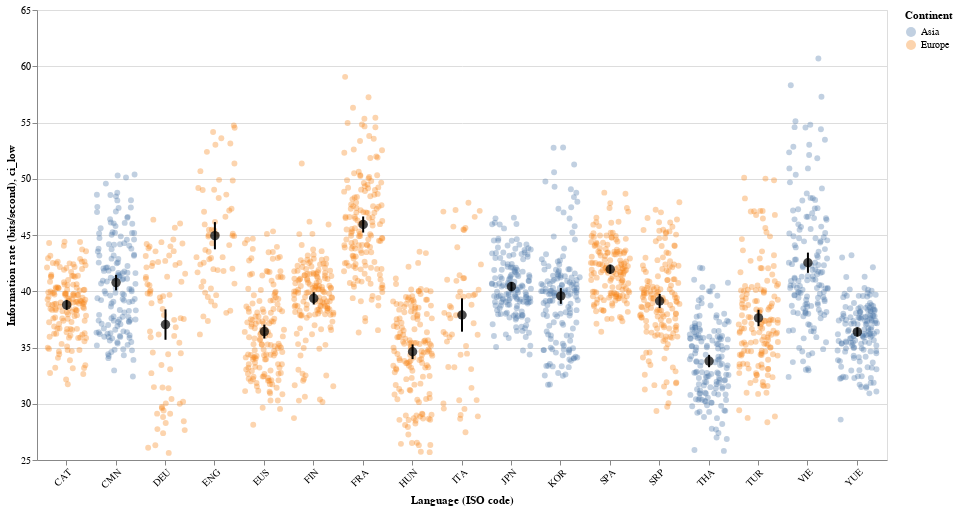

Source (notebook cell):
### Markdown cell above
<div class="alert alert-info" style="color:black">

### Question 3
rubric={accuracy:3,viz:2}

<h4>Python</h4>
<ol type="1">
<li>It looks like we do not have a language that is high both in information density and speech rate, which could indicate that human minds are not good at processing auditory information beyond a certain rate limit (read more in the article if you're interested). Let’s directly plot the rate at which information is conveyed for all the languages to see if there are at least small differences between them. Combine the appropriate columns to create a new column, <code>information_rate</code>, which holds the amount of information per second conveyed by each speaker.</li>
<li>Create a plot that has the language ISO codes on one axis and the information rate on the other. Plot a graphical representation of either the distribution of data or every single data point. Color this by the same variable as in the previous two scatter plots. Sort the languages in a suitable order.</li>
<li>Include a mark for the mean and the 95% confidence interval on top of the marks you just created above. Color this in a suitable way so that it stands out from the distribution/individual observations created in the previous point.</li>
</ol>
</div>

### Code cell
# YOUR ANSWER GOES HERE
import altair as alt

# merge density + continent into spoken_df, then compute info rate per observation
spoken_lang = spoken_df.merge(
    languages_df[["iso_lang", "information_density", "continent"]],
    on="iso_lang",
    how="left"
)

spoken_lang["information_rate"] = (spoken_lang["syllables"] / spoken_lang["duration"]) * spoken_lang["information_density"]

# drop missing merges
spoken_lang = spoken_lang.dropna(subset=["information_rate", "continent"])
spoken_lang.head()

# points layer (each speaker observation), with mean per iso_lang attached for sorting
points = (
    alt.Chart(spoken_lang)
    .transform_joinaggregate(
        mean_info_rate="mean(information_rate)",
        groupby=["iso_lang"]
    )
    .transform_calculate(
        # small horizontal jitter to show overlapping points
        jitter="(random()-0.5)*0.6"  
    )
    .mark_circle(size=35, opacity=0.35)
    .encode(
        x=alt.X(
            "iso_lang:N",
            title="Language (ISO code)",
            sort=alt.SortField(field="mean_info_rate", order="descending"),
            axis=alt.Axis(labelAngle=-45)
        ),
        xOffset="jitter:Q",
        y=alt.Y(
            "information_rate:Q",
            title="Information rate (bits/second)",
            scale=alt.Scale(zero=False)
        ),
        color=alt.Color("continent:N", title="Continent"),
        tooltip=["iso_lang:N", "continent:N", "information_rate:Q"]
    )
)

# mean + 95% CI layer (stand out in black)
summary = (
    alt.Chart(spoken_lang)
    .transform_aggregate(
        mean="mean(information_rate)",
        sd="stdev(information_rate)",
        n="count()",
        groupby=["iso_lang", "continent"]
    )
    .transform_calculate(
        se="datum.sd / sqrt(datum.n)",
        ci="1.96 * datum.se",
        ci_low="datum.mean - datum.ci",
        ci_high="datum.mean + datum.ci"
    )
)

ci_bars = (
    summary
    .mark_errorbar(color="black", thickness=2)
    .encode(
        x=alt.X(
            "iso_lang:N",
            sort=alt.SortField(field="mean", order="descending"),
            axis=alt.Axis(labelAngle=-45)
        ),
        y="ci_low:Q",
        y2="ci_high:Q"
    )
)

mean_points = (
    summary
    .mark_point(color="black", filled=True, size=90)
    .encode(
        x=alt.X(
            "iso_lang:N",
            sort=alt.SortField(field="mean", order="descending"),
            axis=alt.Axis(labelAngle=-45)
        ),
        y="mean:Q"
    )
)

(points + ci_bars + mean_points).properties(width=850, height=450)

### Figure 1 — Vega-Lite specification as saved in the notebook (floating-point values rounded to 4 significant figures; data arrays with more than 128 entries replaced by an {"elided": "..."} marker saying what was removed)
{"config": {"view": {"continuousWidth": 300, "continuousHeight": 300}}, "layer": [{"mark": {"type": "circle", "opacity": 0.35, "size": 35}, "encoding": {"color": {"field": "continent", "title": "Continent", "type": "nominal"}, "tooltip": [{"field": "iso_lang", "type": "nominal"}, {"field": "continent", "type": "nominal"}, {"field": "information_rate", "type": "quantitative"}], "x": {"axis": {"labelAngle": -45}, "field": "iso_lang", "sort": {"field": "mean_info_rate", "order": "descending"}, "title": "Language (ISO code)", "type": "nominal"}, "xOffset": {"field": "jitter", "type": "quantitative"}, "y": {"field": "information_rate", "scale": {"zero": false}, "title": "Information rate (bits/second)", "type": "quantitative"}}, "transform": [{"joinaggregate": [{"op": "mean", "field": "information_rate", "as": "mean_info_rate"}], "groupby": ["iso_lang"]}, {"calculate": "(random()-0.5)*0.6", "as": "jitter"}]}, {"mark": {"type": "errorbar", "color": "black", "thickness": 2}, "encoding": {"x": {"axis": {"labelAngle": -45}, "field": "iso_lang", "sort": {"field": "mean", "order": "descending"}, "type": "nominal"}, "y": {"field": "ci_low", "type": "quantitative"}, "y2": {"field": "ci_high"}}, "transform": [{"aggregate": [{"op": "mean", "field": "information_rate", "as": "mean"}, {"op": "stdev", "field": "information_rate", "as": "sd"}, {"op": "count", "as": "n"}], "groupby": ["iso_lang", "continent"]}, {"calculate": "datum.sd / sqrt(datum.n)", "as": "se"}, {"calculate": "1.96 * datum.se", "as": "ci"}, {"calculate": "datum.mean - datum.ci", "as": "ci_low"}, {"calculate": "datum.mean + datum.ci", "as": "ci_high"}]}, {"mark": {"type": "point", "color": "black", "filled": true, "size": 90}, "encoding": {"x": {"axis": {"labelAngle": -45}, "field": "iso_lang", "sort": {"field": "mean", "order": "descending"}, "type": "nominal"}, "y": {"field": "mean", "type": "quantitative"}}, "transform": [{"aggregate": [{"op": "mean", "field": "information_rate", "as": "mean"}, {"op": "stdev", "field": "information_rate", "as": "sd"}, {"op": "count", "as": "n"}], "groupby": ["iso_lang", "continent"]}, {"calculate": "datum.sd / sqrt(datum.n)", "as": "se"}, {"calculate": "1.96 * datum.se", "as": "ci"}, {"calculate": "datum.mean - datum.ci", "as": "ci_low"}, {"calculate": "datum.mean + datum.ci", "as": "ci_high"}]}], "data": {"name": "data-f20cce0a8edba367166daa80036af4e4"}, "height": 450, "width": 850, "$schema": "https://vega.github.io/schema/vega-lite/v6.1.0.json", "datasets": {"data-f20cce0a8edba367166daa80036af4e4": {"elided": "2288 records"}}}
